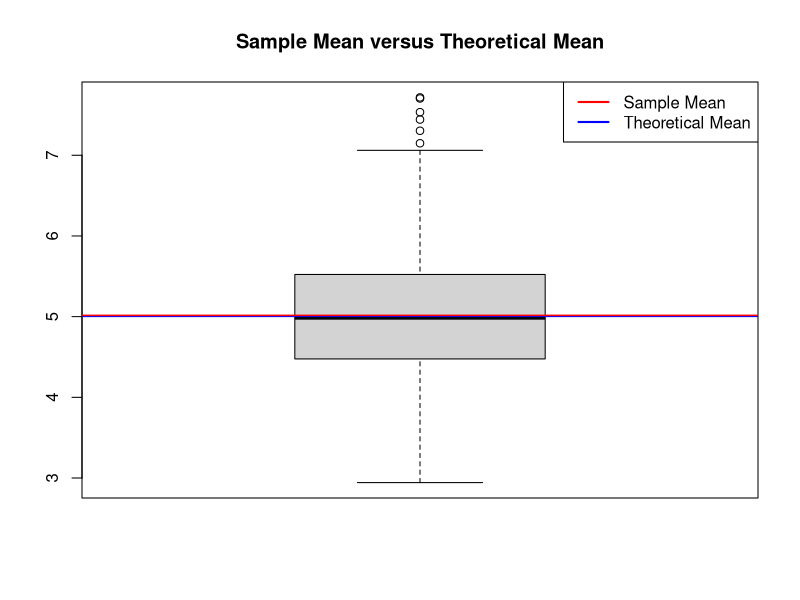
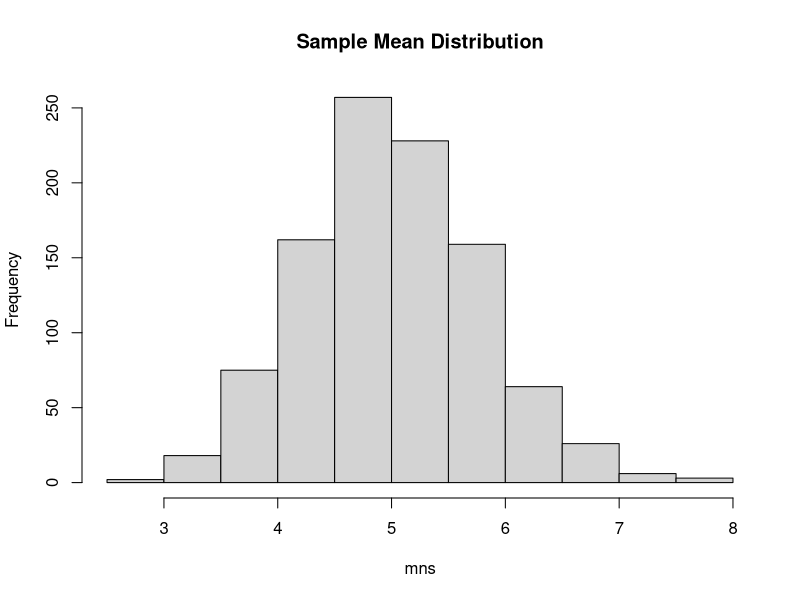
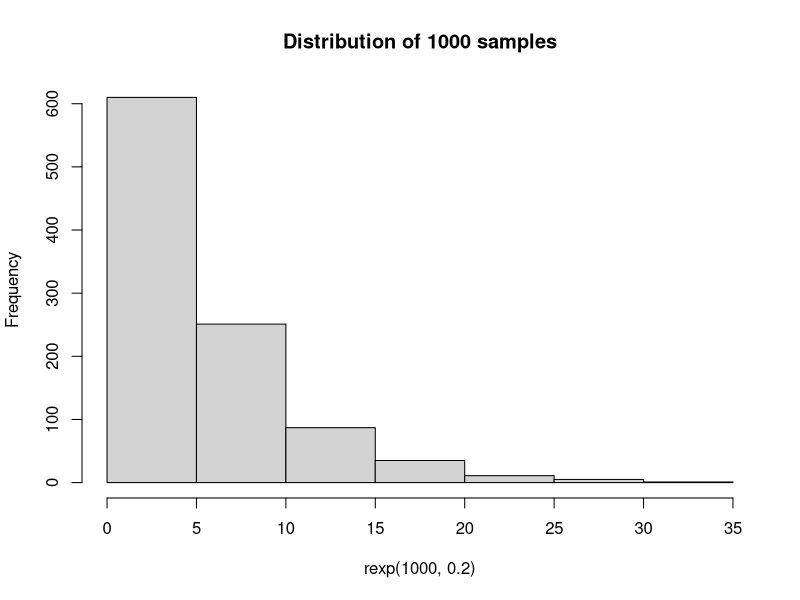

Source code (R) for these figures, in order:
## ---- chunk 1
knitr::opts_chunk$set(echo = TRUE,out.width='100%', message = FALSE)
library(ggplot2)
## ---- chunk 2
# set seed
set.seed(123)

# prepare vector of means
mns <- NULL

# simulation
for (i in 1:1000) mns <- c(mns,mean(rexp(40, 0.2)))
## ---- chunk 3
# Sample mean of the 1000 means
mean(mns)

# Theoretical mean of the distribution: lambda^(-1)
1/0.2

# figure
boxplot(mns)
abline(h=mean(mns),col='red',lwd=2)
abline(h=1/0.2,col='blue',lwd=1)
title(main = 'Sample Mean versus Theoretical Mean')
legend('topright',legend=c('Sample Mean','Theoretical Mean'),lty=c(1,1),col=c('red','blue'),lwd=2)
## ---- chunk 4
# Sample variance
var(mns)
# Theoretical variance of the distribution: lambda^(-2)/n
(1/0.2)^2/40
## ---- chunk 5
# The distribution of the sample means is approximately normal.
hist(mns,main = 'Sample Mean Distribution')
## ---- chunk 6
# Versus the distribution of the 1000 samples.
hist(rexp(1000, 0.2),main = 'Distribution of 1000 samples')
